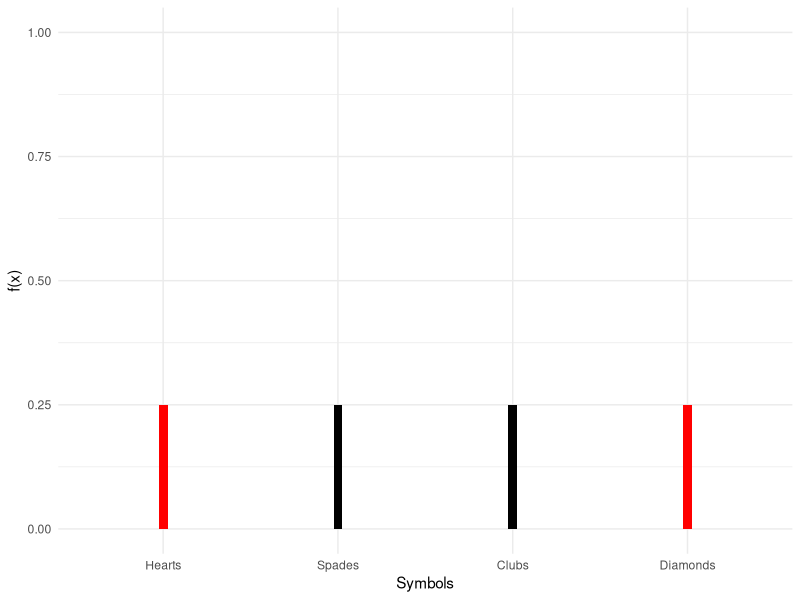
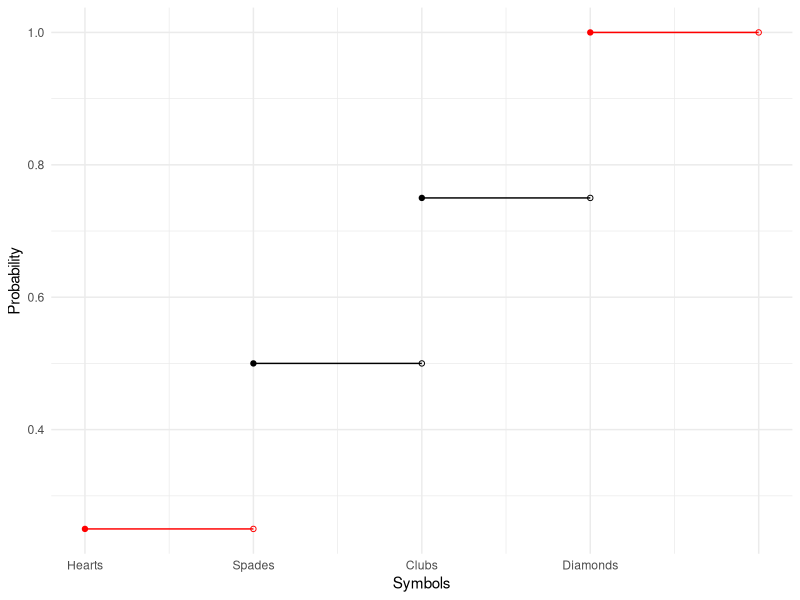
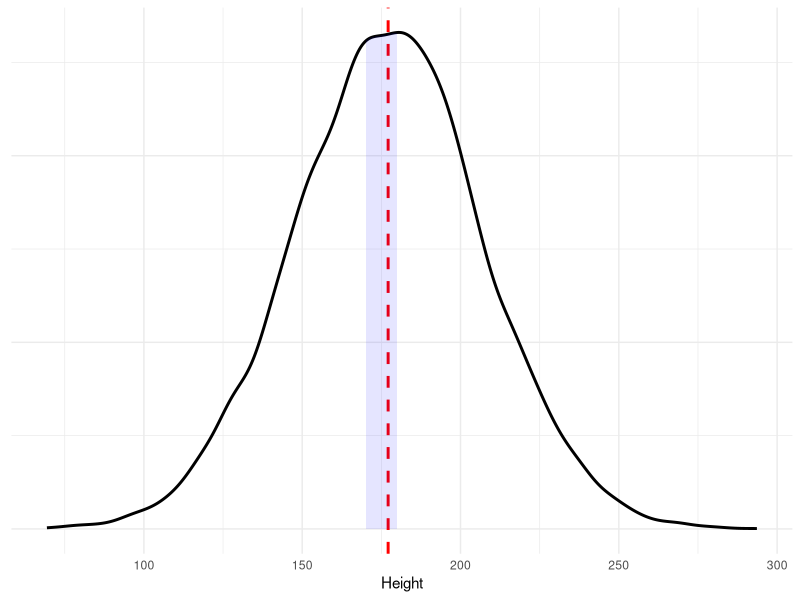
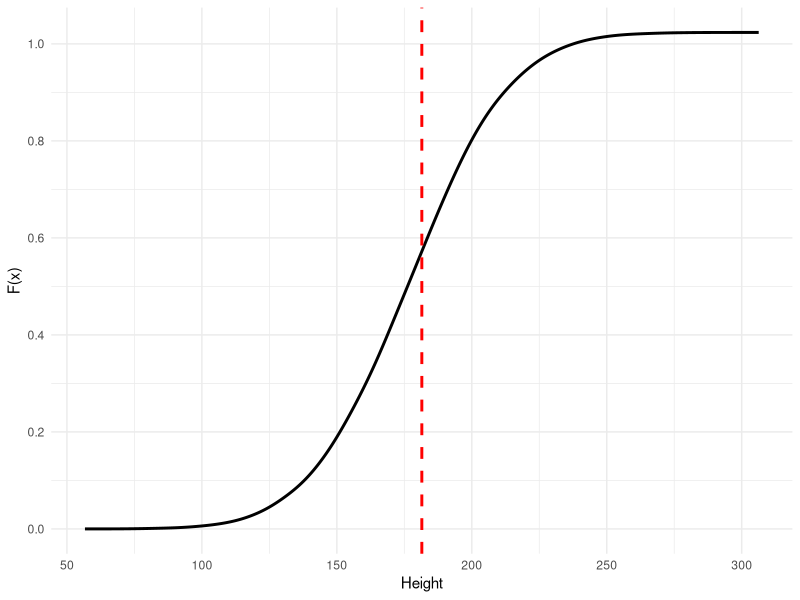

Source code (R) for these figures, in order:
## ---- chunk 1
knitr::opts_chunk$set(echo = FALSE)
knitr::opts_chunk$set(fig.height=4)
knitr::opts_chunk$set(fig.width=10)
## ---- chunk 2
X <- rbinom(n = 100, size = 1, prob = 0.5)

print(X)

## ---- chunk 3
library(ggplot2)

p <- rep(0.25,4)
symbols <- factor(c(0,1,2,3), labels=c("Hearts","Spades",
                                         "Clubs", "Diamonds"))
df = data.frame(p, symbols)
ggplot(df, aes(symbols,p, fill=symbols)) + 
  geom_bar(stat="identity",width = 0.05) +
  scale_y_continuous(limits=c(0,1)) + labs(y="f(x)", x="Symbols") +
  scale_fill_manual("legend",
                    values = c("Hearts" = "red", "Spades" = "black",
                               "Clubs" = "black", "Diamonds" = "red")) + 
  guides(fill=F) + theme_minimal()
## ---- chunk 4
df$xend <- c(df$symbols[2:nrow(df)], 5)
df$yend <- cumsum(df$p)
ggplot(df, aes(as.numeric(symbols), cumsum(p), xend=xend, yend=yend, color=symbols)) +
      #geom_vline(aes(xintercept=as.numeric(symbols)), linetype=2, color="grey") +
      geom_point() +
      geom_point(aes(x=xend, y=cumsum(p)), shape=1) + 
      geom_segment() +
      scale_color_manual("legend",
                    values = c("Hearts" = "red", "Spades" = "black",
                               "Clubs" = "black", "Diamonds" = "red")) +
      scale_x_continuous(breaks = 1:5, 
                         labels = c("Hearts", "Spades",
                                    "Clubs", "Diamonds", "")) +
      guides(color=F) + labs(x="Symbols", y="Probability") +
      theme_minimal()

## ---- chunk 5
height = rnorm(10000, mean=177, sd=30)
df = data.frame(height)
dp <- ggplot(df, aes(height)) + geom_density(size=1) + 
  geom_vline(aes(xintercept=mean(height)), color="red", linetype="dashed",
                 size=1)
dpb <- ggplot_build(dp)
x1 <- min(which(dpb$data[[1]]$x >=170))
x2 <- max(which(dpb$data[[1]]$x <=180))
dp + geom_area(data=data.frame(x=dpb$data[[1]]$x[x1:x2],
                               y=dpb$data[[1]]$y[x1:x2]),
               aes(x=x, y=y), fill="blue", alpha=0.1) +
    theme_minimal() + 
    theme(axis.title.y=element_blank(),
          axis.text.y=element_blank()) + labs(x="Height")
## ---- chunk 6
library(sfsmisc)
dens = density(df$height)
integrate.xy(dens$x, dens$y,170,180)
## ---- chunk 7
df_int = data.frame(height=dens$x, y=cumsum(dens$y)/2)
ggplot(df_int, aes(height,y)) + geom_line(size=1) + 
  geom_vline(aes(xintercept=mean(height)), color="red", linetype="dashed",
                 size=1) +
  scale_x_continuous(breaks=seq(50,300,50)) + 
  scale_y_continuous(breaks=seq(0,1,0.2)) +
  theme_minimal() + labs(x="Height", y="F(x)")
